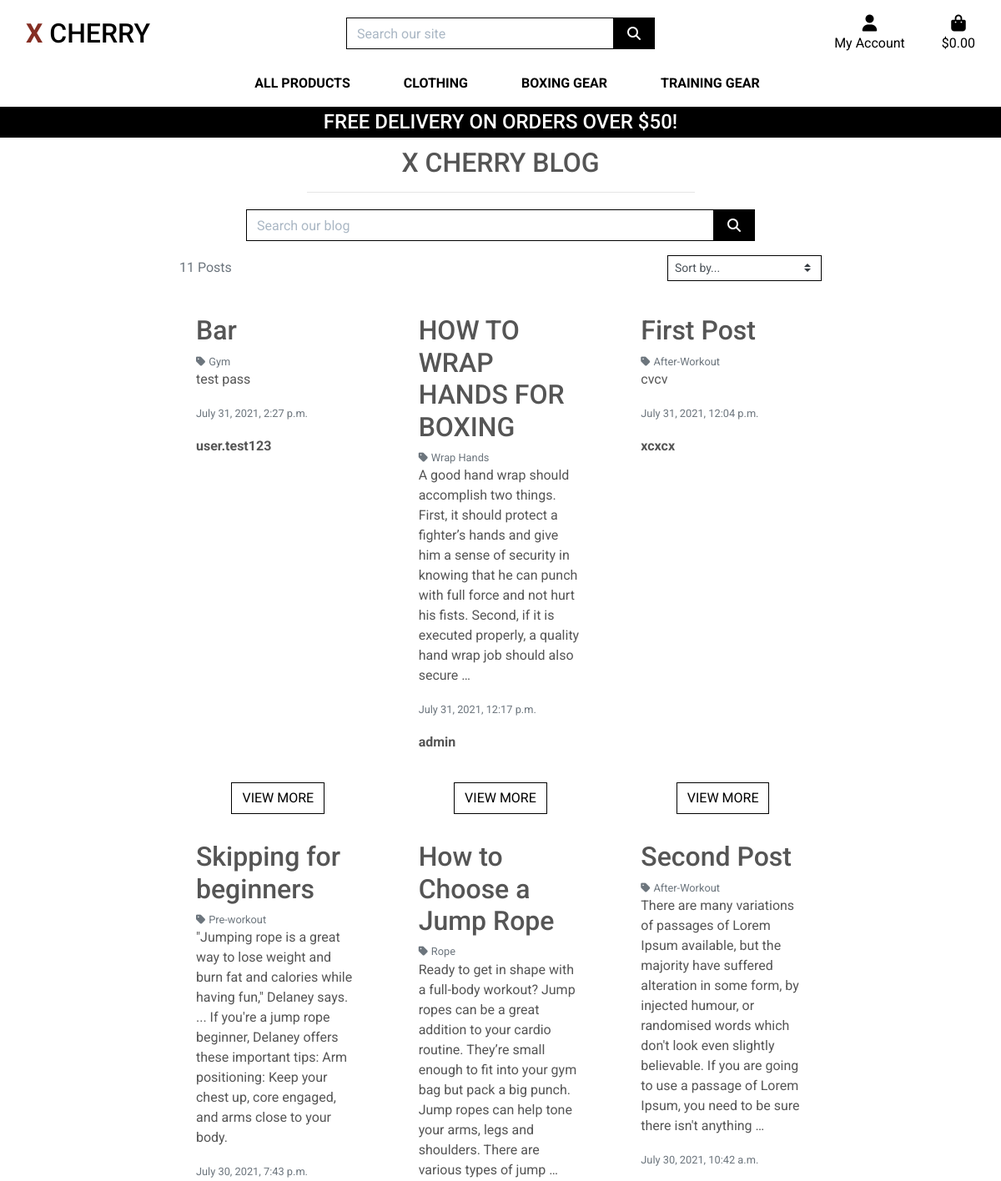
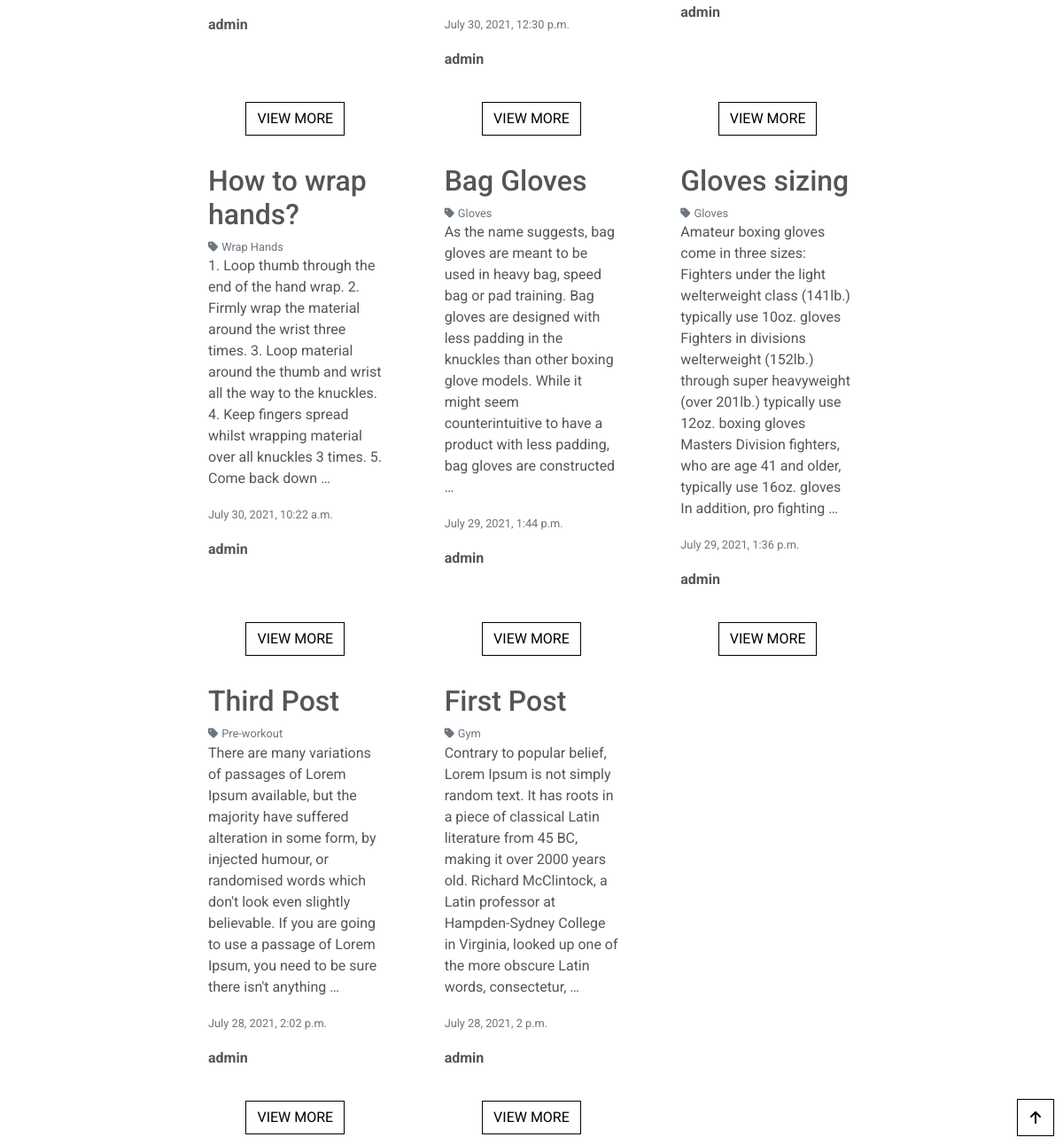
Screenshot of /blog/ with the database file from the repository (2 pictures, top to bottom).
### blog/models.py (models this page shows, shortened)
class Post(models.Model):
    category = models.ForeignKey('Category', null=True, blank=False, on_delete=models.SET_NULL)
    title = models.CharField(max_length=254, null=True, blank=False)
    content = models.TextField()
    date = models.DateTimeField(auto_now=True)
    created_by = models.CharField(max_length=25, null=True, blank=False)
    class Meta:
        ordering = ['-date']

class Category(models.Model):
    class Meta:
        verbose_name_plural = 'Categories'
    name = models.CharField(max_length=254)
    friendly_name = models.CharField(max_length=254, null=True, blank=True)
    def __str__(self):
        return self.name

### blog/views.py (the view, shortened to what this page needs)
# urls.py: path('', views.posts, name='posts'),
def posts(request):
    posts = Post.objects.all()
    query = None
    categories = None
    sort = None
    direction = None
    current_sorting = f'{sort}_{direction}'
    context = {
        'posts': posts,
        'search_term': query,
        'current_categories': categories,
        'current_sorting': current_sorting,
    }
    return render(request, "blog/blogs.html", context)

### bag/contexts.py (called while the page is built, shortened)
def bag_contents(request):
    bag_items = []
    total = 0
    product_count = 0
    bag = request.session.get('bag', {})
    if total < settings.FREE_DELIVERY_THRESHOLD:
        delivery = total * Decimal(settings.STANDARD_DELIVERY_PERCENTAGE/100)
        free_delivery_delta = settings.FREE_DELIVERY_THRESHOLD - total
    else:
        delivery = 0
        free_delivery_delta = 0
    grand_total = delivery + total
    context = {
        'bag_items': bag_items,
        'total': total,
        'product_count': product_count,
        'delivery': delivery,
        'free_delivery_delta': free_delivery_delta,
        'free_delivery_threshold': settings.FREE_DELIVERY_THRESHOLD,
        'grand_total': grand_total,
    }
    return context

### blog/templates/blog/blogs.html (shortened to what this page needs)
{% extends "base.html" %}
{% load static %}
{% block content %}
<div class="container blog-container">
    <div class="row">
        <div class="col text-center mt-3">
            <h2 class="logo-font">X Cherry Blog</h2>
            <hr class="w-50 mb-1">
        </div>
    </div>
    <div class="row mt-3">
        <div class="col-8 my-auto py-1 py-lg-0 offset-2">
            <form method="GET" action="{% url 'posts' %}">
                <div class="input-group w-100">
                    <input class="form-control border border-black rounded-0" type="text" name="q"
                        placeholder="Search our blog">
                    <div class="input-group-append">
                        <button class="form-control btn btn-black border border-black rounded-0" type="submit">
                            <span class="icon">
                                <i class="fas fa-search"></i>
                            </span>
                        </button>
                    </div>
                </div>
            </form>
        </div>
    </div>
    <div class="row">
        <div class="post-container col-10 offset-1">
            <div class="row mt-1 mb-2">
                <div class="col-12 col-md-6 my-auto order-md-last d-flex justify-content-center justify-content-md-end">
                    <div class="sort-select-wrapper w-50">
                        <select id="sort-selector" class="custom-select custom-select-sm rounded-0 border border-{% if current_sorting != 'None_None' %}info{% else %}black{% endif %}">
                            <option value="reset" {% if current_sorting == 'None_None' %}selected{% endif %}>Sort by...</option>
                        </select>
                    </div>
                </div>
                <div class="col-12 col-md-6">
                    <p class="text-muted mt-3 text-center text-md-left order-md-first">
                        {{ posts|length }} Posts{% if search_term %} found for <strong>"{{ search_term }}"</strong>{% endif %}
                    </p>
                </div>
            </div>
            <div class="row">
                {% for post in posts %}
                    <div class="col-12 col-lg-6 col-xl-4">
                        <div class="card h-100 border-0">
                            <div class="card-body text-left">
                                <h2>{{ post.title }}</h2>
                                {% if post.category %}
                                    <p class="small mt-1 mb-0">
                                        <a href="{% url 'posts' %}?category={{ post.category.name }}" class="text-muted">
                                            <i class="fas fa-tag mr-1"></i>{{ post.category.friendly_name }}
                                        </a>
                                    </p>
                                {% endif %}
                                <p>{{ post.content|truncatewords:50 }}</p>
                                <p><small class="text-muted">{{ post.date }}</small></p>
                                <p><strong>{{ post.created_by }}</strong></p>
                            </div>
                            <div class="card-footer bg-white pt-0 border-0 text-center">
                                <a href="{% url 'blog_post_detail' post.id %}" class="btn btn-outline-black rounded-0">
                                    <span class="text-uppercase">view more</span>
                                </a>
                            </div>
                        </div>
                    </div>
                {% endfor %}
            </div>
        </div>
    </div>
</div>
<div class="btt-button shadow-sm rounded-0 border border-black">
    <a class="btt-link d-flex h-100">
        <i class="fas fa-arrow-up text-black mx-auto my-auto"></i>
    </a>
</div>
{% endblock %}

### static/css/base.css (style rules this page uses)
html { height: 100%; }
body { background: url('/media/homepage-hero-img.jpg') no-repeat center center fixed; background-size: cover; height: calc(100vh - 164px); color: #555; font-family: 'Roboto', sans-serif; }
.icon { align-items: center; display: inline-flex; justify-content: center; height: 1.5rem; width: 1.5rem; }
.logo-font { text-transform: uppercase; }
.btn-black { background: black; color: white; }
.btn-outline-black { background: white; color: black !important; border: 1px solid black; }
.text-black { color: #000 !important; }
.border-black { border: 1px solid black !important; }
.btt-button { height: 42px; width: 42px; position: fixed; bottom: 10px; right: 10px; }
.btt-link, .update-link, .remove-item { cursor: pointer; }
input[name='q']::placeholder { color: #aab7c4; }
.blog-container { margin-top: 160px; }
@media (min-width: 1200px) { .container { max-width: 80%; } }

### rows the page displays
Post: title "Bar", category.friendly_name "Gym", content "test pass", date "July 31, 2021, 2:27 p.m.", created_by "user.test123"
Post: title "HOW TO WRAP HANDS FOR BOXING", category.friendly_name "Wrap Hands", content "A good hand wrap should accomplish two things. First, it should protect a fighter’s hands and give him a sense of security in knowing that he can punch with full force and not hurt his fists. Second, if it is executed properly, a quality hand wrap job should also secure …", date "July 31, 2021, 12:17 p.m.", created_by "admin"
Post: title "First Post", category.friendly_name "After-Workout", content "cvcv", date "July 31, 2021, 12:04 p.m.", created_by "xcxcx"
Post: title "Skipping for beginners", category.friendly_name "Pre-workout", content "\"Jumping rope is a great way to lose weight and burn fat and calories while having fun,\" Delaney says. ... If you're a jump rope beginner, Delaney offers these important tips: Arm positioning: Keep your chest up, core engaged, and arms close to your body.", date "July 30, 2021, 7:43 p.m.", created_by "admin"
Post: title "How to Choose a Jump Rope", category.friendly_name "Rope", content "Ready to get in shape with a full-body workout? Jump ropes can be a great addition to your cardio routine. They’re small enough to fit into your gym bag but pack a big punch. Jump ropes can help tone your arms, legs and shoulders. There are various types of jump …", date "July 30, 2021, 12:30 p.m.", created_by "admin"
Post: title "Second Post", category.friendly_name "After-Workout", content "There are many variations of passages of Lorem Ipsum available, but the majority have suffered alteration in some form, by injected humour, or randomised words which don't look even slightly believable. If you are going to use a passage of Lorem Ipsum, you need to be sure there isn't anything …", date "July 30, 2021, 10:42 a.m.", created_by "admin"
Post: title "How to wrap hands?", category.friendly_name "Wrap Hands", content "1. Loop thumb through the end of the hand wrap. 2. Firmly wrap the material around the wrist three times. 3. Loop material around the thumb and wrist all the way to the knuckles. 4. Keep fingers spread whilst wrapping material over all knuckles 3 times. 5. Come back down …", date "July 30, 2021, 10:22 a.m.", created_by "admin"
Post: title "Bag Gloves", category.friendly_name "Gloves", content "As the name suggests, bag gloves are meant to be used in heavy bag, speed bag or pad training. Bag gloves are designed with less padding in the knuckles than other boxing glove models. While it might seem counterintuitive to have a product with less padding, bag gloves are constructed …", date "July 29, 2021, 1:44 p.m.", created_by "admin"
Post: title "Gloves sizing", category.friendly_name "Gloves", content "Amateur boxing gloves come in three sizes: Fighters under the light welterweight class (141lb.) typically use 10oz. gloves Fighters in divisions welterweight (152lb.) through super heavyweight (over 201lb.) typically use 12oz. boxing gloves Masters Division fighters, who are age 41 and older, typically use 16oz. gloves In addition, pro fighting …", date "July 29, 2021, 1:36 p.m.", created_by "admin"
Post: title "Third Post", category.friendly_name "Pre-workout", content "There are many variations of passages of Lorem Ipsum available, but the majority have suffered alteration in some form, by injected humour, or randomised words which don't look even slightly believable. If you are going to use a passage of Lorem Ipsum, you need to be sure there isn't anything …", date "July 28, 2021, 2:02 p.m.", created_by "admin"
Post: title "First Post", category.friendly_name "Gym", content "Contrary to popular belief, Lorem Ipsum is not simply random text. It has roots in a piece of classical Latin literature from 45 BC, making it over 2000 years old. Richard McClintock, a Latin professor at Hampden-Sydney College in Virginia, looked up one of the more obscure Latin words, consectetur, …", date "July 28, 2021, 2 p.m.", created_by "admin"

### other values shown
{{ free_delivery_threshold }} "50"
{{ posts|length }} "11"
